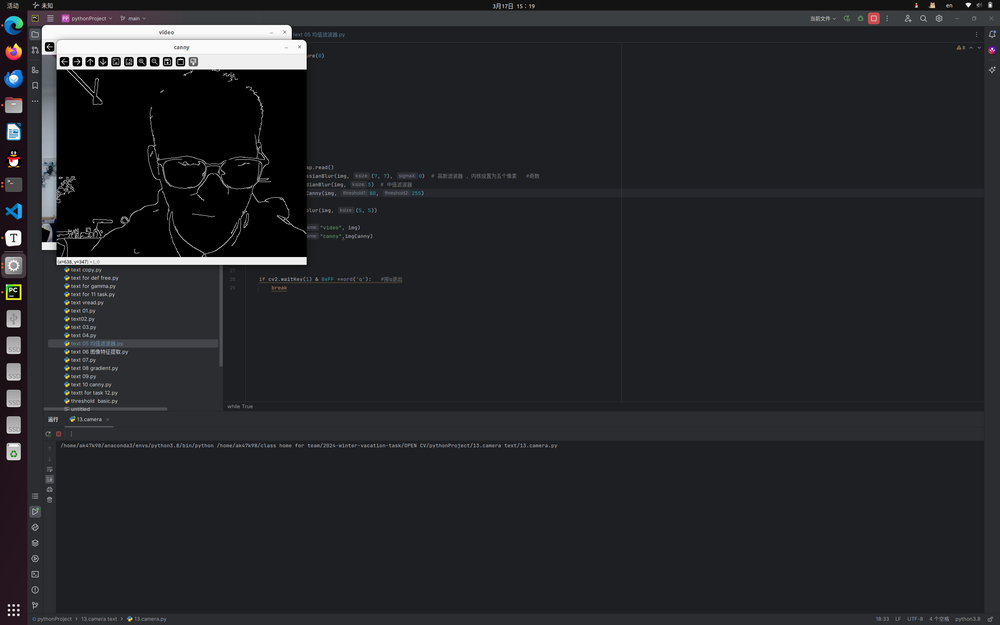
#> input picture OPEN CV/pythonProject/13.camera text/截图 2024-03-17 15-19-15.png, 1000 x 625 px, shrunk from 2560 x 1600 before the run, given in place of video, which was not available
$ python 13.camera.py
#> lines starting #> are read from the running program, lines starting #| are printed output that depends on the picture
import cv2


#cap = cv2.VideoCapture(0)

video="http://admin:admin@192.168.202.62:4747/video"      #更改ip

cap =cv2.VideoCapture(video)


while True :
    success,img = cap.read()
#> img is the input picture: shape (625, 1000, 3); mean B, G, R 40.5, 37.7, 36.9
    #gauss = cv2.GaussianBlur(img, (7, 7), 0)  # 高斯滤波器 ，内核设置为五个像素   #奇数
    median = cv2.medianBlur(img, 5)  # 中值滤波器
    imgCanny = cv2.Canny(img, 80, 160)
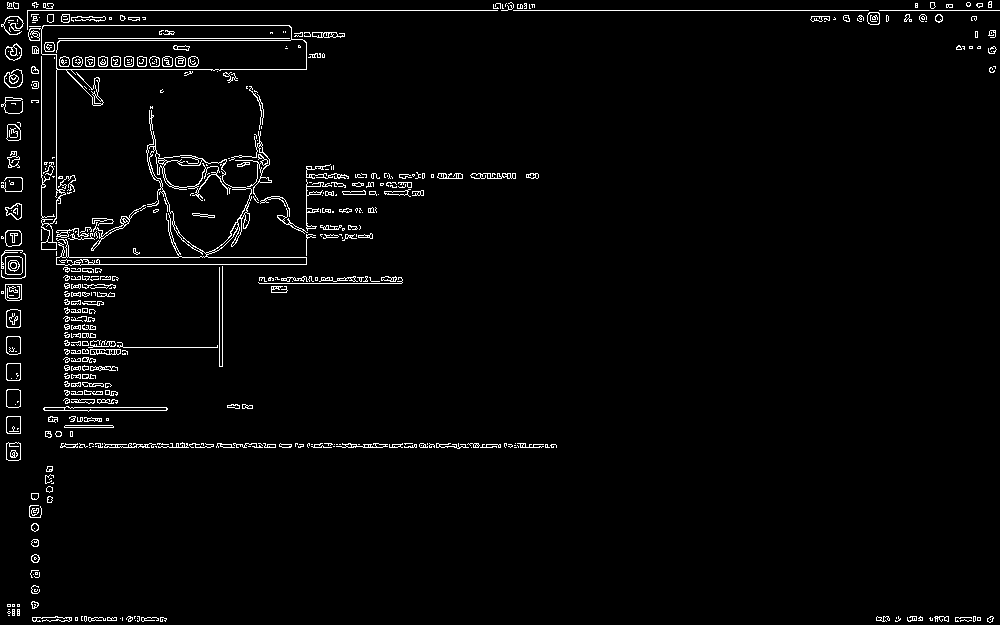
#> imgCanny: shape (625, 1000); 2.7% white in thin lines or dots
    # 均值滤波
    img_blur = cv2.blur(img, (5, 5))
    FPS=cap.get(cv2.CAP_PROP_FPS)
    print(FPS)

    cv2.imshow("video", img)
    cv2.imshow("canny",imgCanny)


    if cv2.waitKey(1) & 0xFF ==ord('q'):   #按q退出
#> (key q is pressed here)
        break

$ run again, on OPEN CV/pythonProject/13.camera text/截图 2024-03-17 15-26-46.png
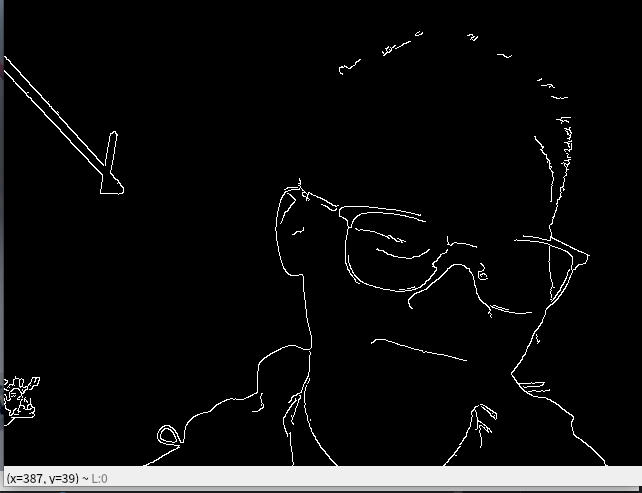
#> input picture OPEN CV/pythonProject/13.camera text/截图 2024-03-17 15-26-46.png, 642 x 493 px, given in place of video, which was not available
#> img is the input picture: shape (493, 642, 3); mean B, G, R 15.5, 15.5, 15.5
#> `imgCanny = cv2.Canny(img, 80, 160)`:
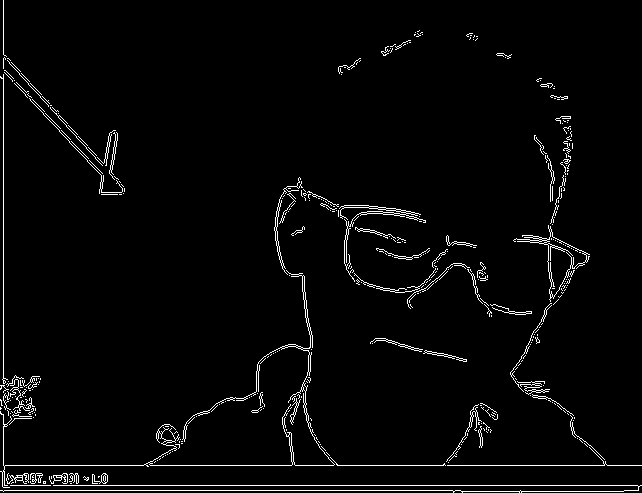
#> imgCanny: shape (493, 642); 2.8% white in thin lines or dots
#> `img_blur = cv2.blur(img, (5, 5))`:
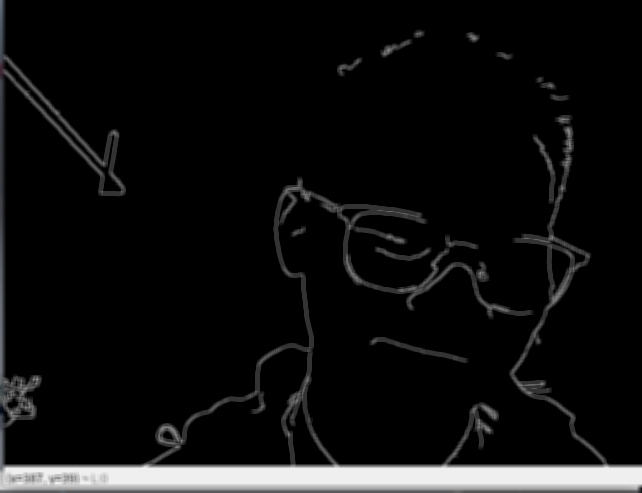
#> img_blur: shape (493, 642, 3); mean B, G, R 15.6, 15.5, 15.5

$ run again, on OPEN CV/pythonProject/13.camera text/截图 2024-03-17 15-55-21.png
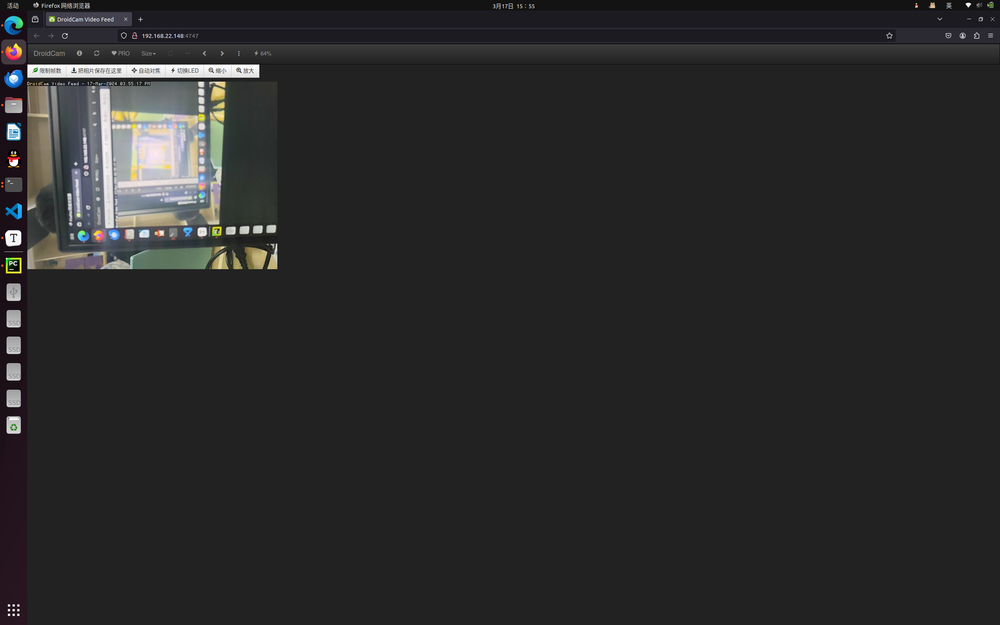
#> input picture OPEN CV/pythonProject/13.camera text/截图 2024-03-17 15-55-21.png, 1000 x 625 px, shrunk from 2560 x 1600 before the run, given in place of video, which was not available
#> img is the input picture: shape (625, 1000, 3); mean B, G, R 41.8, 41.6, 41.7
#> `imgCanny = cv2.Canny(img, 80, 160)`:
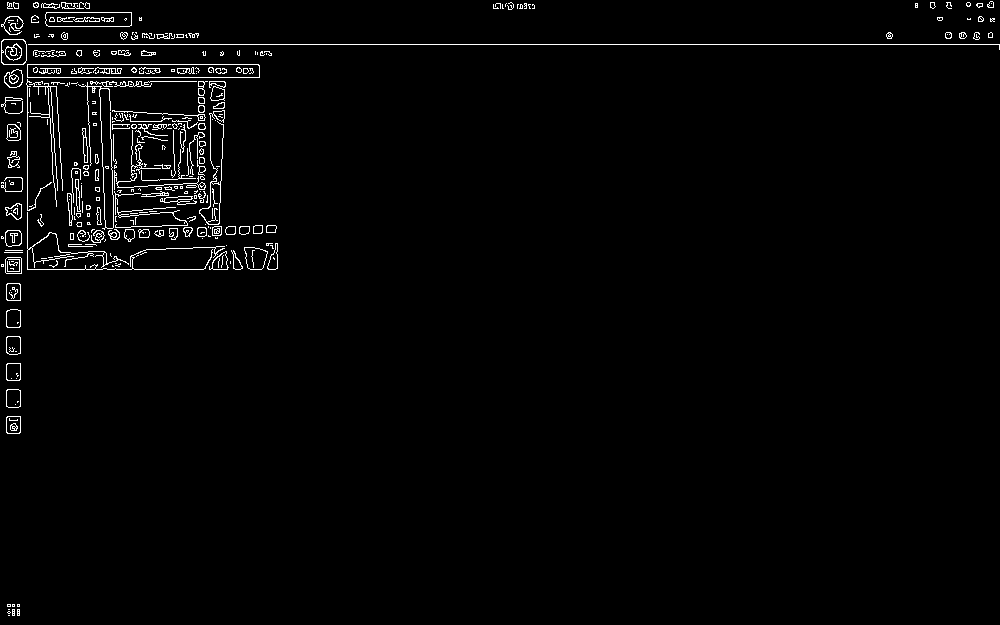
#> imgCanny: shape (625, 1000); 1.9% white in thin lines or dots
